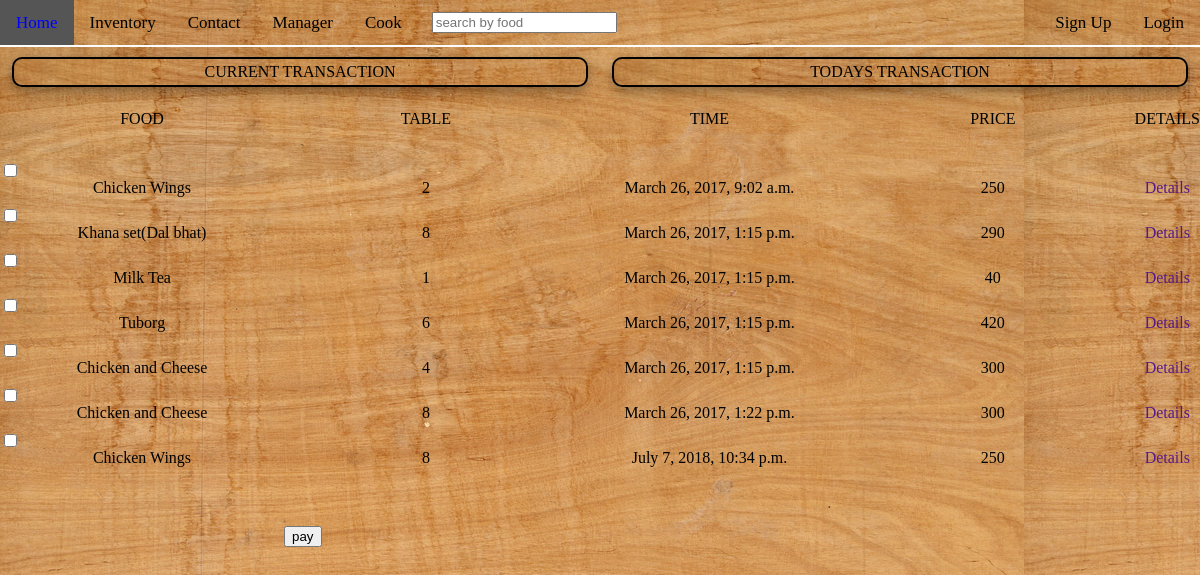
/public/pay/, run on the app's committed database.
### public/models.py (models this page shows, shortened)
class Served_food(models.Model):
    title = models.CharField(default='null', max_length=200)
    category = models.ForeignKey(Category, default='null',on_delete=models.CASCADE)
    price = models.IntegerField(default=0)
    table = models.ForeignKey(Table, default=1, on_delete=models.CASCADE)
    time = models.DateTimeField('time served')
    is_paid = models.BooleanField(default=False)
    def __str__(self):
        return self.title

class Table(models.Model):
    tableNum = models.IntegerField()
    def __str__(self):
        return str(self.tableNum)

### public/views.py (the view, shortened to what this page needs)
def pay(request):
    foods = Served_food.objects.filter(is_paid=False)
    paid_foods = Paid_food.objects.all()
    paid_food = Paid_food()
    try:
        selected_food = foods.get(pk=request.POST['food'])
    except (KeyError, Food.DoesNotExist):
        return render(request, 'public/manager.html', {
            'served_foods' : foods,
            'paid_foods' : paid_foods,
            'error_message': "You didn't select a food."
        })

### public/models.py (called while the page is built)
    def __str__(self):
        return self.title

    def paid_today(self):
        return self.time >= timezone.now() - datetime.timedelta(days=1)

### public/templates/public/manager.html (shortened to what this page needs)
<!DOCTYPE html>
<html lang="en">
<head>
	{% load staticfiles %}
	<link rel="stylesheet" type="text/css" href="{% static 'public/css/cssresets.css'%}"/>
	<link rel="stylesheet" type="text/css" href="{% static 'public/css/manager.css'%}"/>
</head>
<body>
		<nav style="width: 100%;">
			<ul class="topnav" id="myTopnav">
			  <li><a href="{% url 'public:index' %}">Home</a></li>
			  <li><a href="{% url 'inventory:index' %}">Inventory</a></li>
			  <li><a href="{% url 'public:contact' %}">Contact</a></li>
			  <li><a href="{% url 'public:manager' %}">Manager</a></li>
			  <li><a href="{% url 'public:cook' %}">Cook</a></li>
			<li id = "search-bar">
			  <form role="search" method="get" action="{% url 'public:index' %}">
	                <input type="text" class="form-control" placeholder="search by food" autocomplete="on" name="q" value="{{ request.GET.q }}">
	          </form>
	          </li>
			  <ul class="navbar-right">
			      <li id = "sign-up" class = "sign-up-button" ><a href="#">Sign Up</a></li>
			      <li id = "log-in" class = "log-in-button" ><a href="#">Login</a></li>
	    	  </ul>
			</ul>
		</nav>
	<div class="headerdiv">
		<div id="current">
			CURRENT TRANSACTION
		</div>
		<div id="todays">
			TODAYS TRANSACTION
		</div>
	</div>
	<div class="current-transaction">
		<form  action="{% url 'public:pay' %}" method="post">
		<table>
			<tr class="table-row">
				<th>Food</th>
				<th>Table</th>
				<th>Time</th>
				<th>Price</th>
				<th>Details</th>
			</tr>
			{% for food in served_foods %}
			<tr class="table-row">
				<td><input type="checkbox" name="food" id="food{{ forloop.counter }}" value="{{ food.id }}"/>
					<label for="food{{ forloop.counter }}">{{ food }}</label>
				</td>
				<td>{{ food.table }}</td>
				<td>{{ food.time }}</td>
				<td>{{ food.price }}</td>
				<td><a href="">Details</td>
			</tr>
			{% endfor %}
			<tr><td></td></tr>
			<tr><td></td></tr>
			<tr><td></td></tr>
			<tr><td></td></tr>
			<tr><td></td></tr>
			<tr>
				<td></td>
				<td><input type="submit" value="pay"/></td>
				<td></td>
			</tr>
		</table>
		</form>
	</div>
</body>
</html>

### public/static/public/css/manager.css (style rules this page uses)
:root { --color-black:black; --color-red:red; }
* { box-sizing: border-box; }
body { width: 100%; background-image: url("../images/background.jpg"); }
nav { max-width: 100%; }
ul.topnav { list-style-type: none; margin: 0; padding: 0; overflow: hidden; background-image: url("../images/background.jpg"); border-bottom: 2px solid white; }
ul.topnav li { float: left; }
ul.topnav ul.navbar-right { float: right; }
ul.topnav li a { display: inline-block; color: black; text-align: center; padding: 14px 16px; text-decoration: none; transition: 0.3s; font-size: 17px; }
ul.navbar-right li a { display: inline-block; color: black; text-align: center; padding: 14px 16px; text-decoration: none; transition: 0.3s; font-size: 17px; }
#search-bar input { margin:12px 14px; }
div.headerdiv { width: 100%; padding-top: 10px; }
#current,#todays { width: 48%; height:30px; float:left; padding:0% 5% 0% 5%; margin-left: 1%; margin-right: 1%; margin-bottom: 2%; align-items: center; justify-content: center; display: flex; background-image: url("../images/background.jpg"); border: 2px solid var(--color-black); border-radius: 10px; box-shadow: 0 4px 8px 0 rgba(0, 0, 0, 0.2), 0 6px 20px 0 rgba(0, 0, 0, 0.19); }
.current-transaction table { width: 100%; }
.table-row { height: 40px; }
.current-transaction table tr { width: 100%; }
.current-transaction table tr th { text-transform: uppercase; }
.current-transaction table td { width: 25%; text-align: center; padding-top: 10px; }

### data on the page
Served_food: title "Chicken Wings", table "2", time "March 26, 2017, 9:02 a.m.", price "250"
Served_food: title "Khana set(Dal bhat)", table "8", time "March 26, 2017, 1:15 p.m.", price "290"
Served_food: title "Milk Tea", table "1", time "March 26, 2017, 1:15 p.m.", price "40"
Served_food: title "Tuborg", table "6", time "March 26, 2017, 1:15 p.m.", price "420"
Served_food: title "Chicken and Cheese", table "4", time "March 26, 2017, 1:15 p.m.", price "300"
Served_food: title "Chicken and Cheese", table "8", time "March 26, 2017, 1:22 p.m.", price "300"
Served_food: title "Chicken Wings", table "8", time "July 7, 2018, 10:34 p.m.", price "250"
